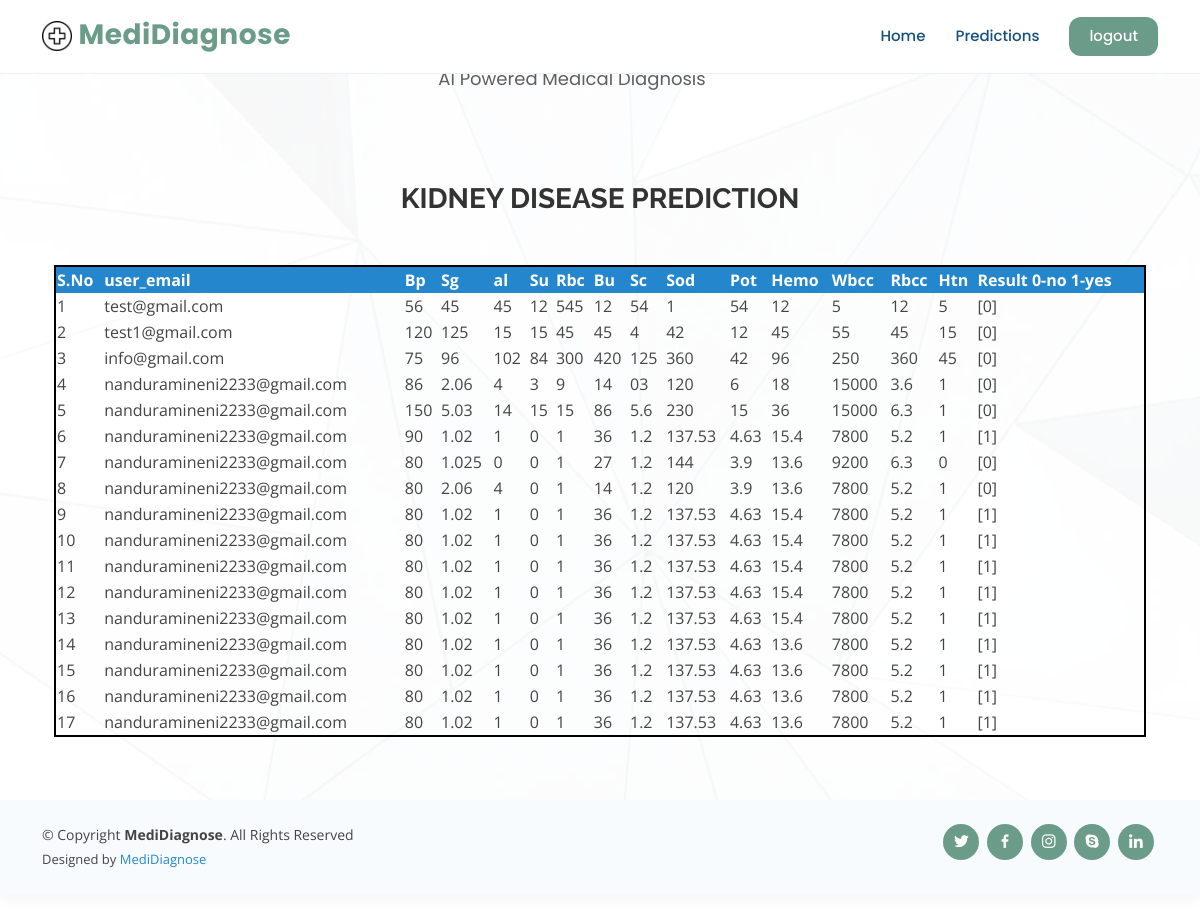
The app's page /adminskdpResults/ with its own data.
### Paruluserapp/models.py (models this page shows)
class kdpmodel(models.Model):
    bp = models.CharField(max_length=100)
    sg = models.CharField(max_length=100)
    al = models.CharField(max_length=100)
    su = models.CharField(max_length=100)
    rbc = models.CharField(max_length=100)
    bu = models.CharField(max_length=100)
    sc = models.CharField(max_length=100)
    sod = models.CharField(max_length=100)
    pot = models.CharField(max_length=100)
    hemo = models.CharField(max_length=100)
    wbcc = models.CharField(max_length=100)
    rbcc = models.CharField(max_length=100)
    htn = models.CharField(max_length=100)
    user_email = models.CharField(max_length=100)
    custom_predictions = models.CharField(max_length=100)

### Paruladminapp/views.py (the view)
# urls.py: path('adminskdpResults/', paruladmins.adminskdpResults, name="adminskdpResults"),
def adminskdpResults(request):
    data = kdpmodel.objects.all()
    return render(request, "admin/kdpresults.html", {'data': data})

### assets/templates/admin/kdpresults.html
{% extends 'admin/adminbase.html' %}
{% load static %}
{% block contents %}
<section id="contact" class="contact">
    <div class="container"  data-aos="fade-up">
        <div class="section-title">
            <h2>Kidney Disease Prediction</h2>
            </div>
            <div class="col-md-12">
             <table style="border-collapse: collapse; width: 100%; border: 2px solid #000;">
                    <thead>
                    <tr style="background-color: #2487ce; color: #fff;">
                        <th scope="col">S.No</th>
                        <th scope="col">user_email</th>
                        <th scope="col">Bp</th>
                        <th scope="col">Sg</th>
                        <th scope="col">al</th>
                        <th scope="col">Su</th>
                        <th scope="col">Rbc</th>
                        <th scope="col">Bu</th>
                        <th scope="col">Sc</th>
                        <th scope="col">Sod</th>
                        <th scope="col">Pot</th>
                        <th scope="col">Hemo</th>
                        <th scope="col">Wbcc</th>
                        <th scope="col">Rbcc</th>
                        <th scope="col">Htn</th>
                        <th scope="col">Result 0-no 1-yes</th>
                    </tr>
                    </thead>
                    <tbody>
                    {% for i in data %}
                    <tr scope="row">
                        <td>{{forloop.counter}}</td>
                        <td>{{i.user_email}}</td>
                        <td>{{i.bp}}</td>
                        <td>{{i.sg}}</td>
                        <td>{{i.al}}</td>
                        <td>{{i.su}}</td>
                        <td>{{i.rbc}}</td>
                        <td>{{i.bu}}</td>
                        <td>{{i.sc}}</td>
                        <td>{{i.sod}}</td>
                        <td>{{i.pot}}</td>
                        <td>{{i.hemo}}</td>
                        <td>{{i.wbcc}}</td>
                        <td>{{i.rbcc}}</td>
                        <td>{{i.htn}}</td>
                        <td>{{i.custom_predictions}}</td>
                    </tr>
                    {% endfor %}
                    </tbody>
                </table>
            </div>
    </div>
</section>
{% endblock %}

### assets/static/css/style.css (style rules this page uses)
body { font-family: "Open Sans", sans-serif; color: #444444; }
h1, h2, h3, h4, h5, h6 { font-family: "Raleway", sans-serif; }
#hero .container { z-index: 2; }
section { padding: 80px 0; overflow: hidden; }
.section-title { text-align: center; padding-bottom: 30px; }
.section-title h2 { font-size: 32px; font-weight: bold; text-transform: uppercase; margin-bottom: 20px; padding-bottom: 0; color: #124265; }
.section-title h2 { font-size: 28px; color: #333; margin-bottom: 20px; }

### records on screen
kdpmodel: user_email "test@gmail.com", bp "56", sg "45", al "45", su "12", rbc "545", bu "12", sc "54", sod "1", pot "54", hemo "12", wbcc "5", rbcc "12", htn "5", custom_predictions "[0]"
kdpmodel: user_email "test1@gmail.com", bp "120", sg "125", al "15", su "15", rbc "45", bu "45", sc "4", sod "42", pot "12", hemo "45", wbcc "55", rbcc "45", htn "15", custom_predictions "[0]"
kdpmodel: user_email "info@gmail.com", bp "75", sg "96", al "102", su "84", rbc "300", bu "420", sc "125", sod "360", pot "42", hemo "96", wbcc "250", rbcc "360", htn "45", custom_predictions "[0]"
kdpmodel: user_email "nanduramineni2233@gmail.com", bp "86", sg "2.06", al "4", su "3", rbc "9", bu "14", sc "03", sod "120", pot "6", hemo "18", wbcc "15000", rbcc "3.6", htn "1", custom_predictions "[0]"
kdpmodel: user_email "nanduramineni2233@gmail.com", bp "150", sg "5.03", al "14", su "15", rbc "15", bu "86", sc "5.6", sod "230", pot "15", hemo "36", wbcc "15000", rbcc "6.3", htn "1", custom_predictions "[0]"
kdpmodel: user_email "nanduramineni2233@gmail.com", bp "90", sg "1.02", al "1", su "0", rbc "1", bu "36", sc "1.2", sod "137.53", pot "4.63", hemo "15.4", wbcc "7800", rbcc "5.2", htn "1", custom_predictions "[1]"
kdpmodel: user_email "nanduramineni2233@gmail.com", bp "80", sg "1.025", al "0", su "0", rbc "1", bu "27", sc "1.2", sod "144", pot "3.9", hemo "13.6", wbcc "9200", rbcc "6.3", htn "0", custom_predictions "[0]"
kdpmodel: user_email "nanduramineni2233@gmail.com", bp "80", sg "2.06", al "4", su "0", rbc "1", bu "14", sc "1.2", sod "120", pot "3.9", hemo "13.6", wbcc "7800", rbcc "5.2", htn "1", custom_predictions "[0]"
kdpmodel: user_email "nanduramineni2233@gmail.com", bp "80", sg "1.02", al "1", su "0", rbc "1", bu "36", sc "1.2", sod "137.53", pot "4.63", hemo "15.4", wbcc "7800", rbcc "5.2", htn "1", custom_predictions "[1]"
kdpmodel: user_email "nanduramineni2233@gmail.com", bp "80", sg "1.02", al "1", su "0", rbc "1", bu "36", sc "1.2", sod "137.53", pot "4.63", hemo "15.4", wbcc "7800", rbcc "5.2", htn "1", custom_predictions "[1]"
kdpmodel: user_email "nanduramineni2233@gmail.com", bp "80", sg "1.02", al "1", su "0", rbc "1", bu "36", sc "1.2", sod "137.53", pot "4.63", hemo "15.4", wbcc "7800", rbcc "5.2", htn "1", custom_predictions "[1]"
kdpmodel: user_email "nanduramineni2233@gmail.com", bp "80", sg "1.02", al "1", su "0", rbc "1", bu "36", sc "1.2", sod "137.53", pot "4.63", hemo "15.4", wbcc "7800", rbcc "5.2", htn "1", custom_predictions "[1]"
kdpmodel: user_email "nanduramineni2233@gmail.com", bp "80", sg "1.02", al "1", su "0", rbc "1", bu "36", sc "1.2", sod "137.53", pot "4.63", hemo "15.4", wbcc "7800", rbcc "5.2", htn "1", custom_predictions "[1]"
kdpmodel: user_email "nanduramineni2233@gmail.com", bp "80", sg "1.02", al "1", su "0", rbc "1", bu "36", sc "1.2", sod "137.53", pot "4.63", hemo "13.6", wbcc "7800", rbcc "5.2", htn "1", custom_predictions "[1]"
kdpmodel: user_email "nanduramineni2233@gmail.com", bp "80", sg "1.02", al "1", su "0", rbc "1", bu "36", sc "1.2", sod "137.53", pot "4.63", hemo "13.6", wbcc "7800", rbcc "5.2", htn "1", custom_predictions "[1]"
kdpmodel: user_email "nanduramineni2233@gmail.com", bp "80", sg "1.02", al "1", su "0", rbc "1", bu "36", sc "1.2", sod "137.53", pot "4.63", hemo "13.6", wbcc "7800", rbcc "5.2", htn "1", custom_predictions "[1]"
kdpmodel: user_email "nanduramineni2233@gmail.com", bp "80", sg "1.02", al "1", su "0", rbc "1", bu "36", sc "1.2", sod "137.53", pot "4.63", hemo "13.6", wbcc "7800", rbcc "5.2", htn "1", custom_predictions "[1]"
